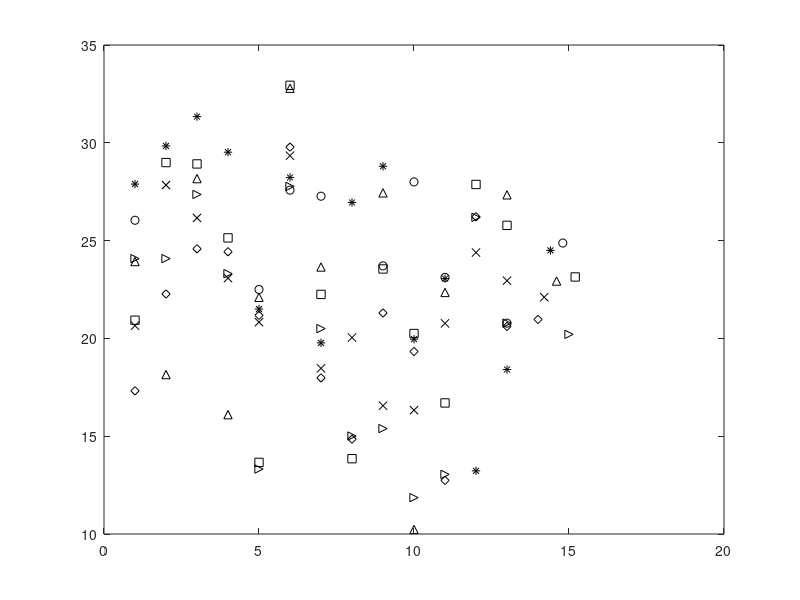

MATLAB code for this plot: (Note: this script raises an error after producing the figure.)
Names= ...
   ['Andreas Schreiber';	...
   'Christian        '; ...
   'Denise Duhme     '; ...
   'Frank Wefers     '; ...
   'Kathrin          '; ...
   'Malte            '; ...
   'Marc             '; ...
   'Michael Oetjen   '; ...
   'Michael Otto     '; ...
   'Torsten          '; ...
   'Vera Berg        '; ...
   'Martin           '; ...
   'Achim            '];

num = [1 2 3 4 5 6 7 8 9 10 11 12 13 14 14.2 14.4 14.6 14.8 15 15.2];

% unfiltered HNR
a	= [17.32	22.27	24.58	24.43	21.18	29.78	17.98	14.85	21.30	19.33	12.74	26.22	20.61];
e	= [20.65	27.84	26.16	23.08	20.83	29.34	18.47	20.04	16.56	16.33	20.77	24.39	22.95];
i	= [27.89	29.84	31.34	29.52	21.50	28.23	19.77	26.95	28.80	19.96	23.06	13.23	18.41];
o	= [23.93	18.15	28.17	16.10	22.10	32.79	23.65	NaN 	27.44	10.23	22.35	NaN 	27.34];
u	= [26.04	NaN 	NaN 	NaN 	22.50	27.58	27.27	NaN 	23.71	28.00	23.12	NaN 	20.78];
ae= [24.08	24.08	27.36	23.31	13.32	27.77	20.50	15.01	15.39	11.86	13.05	26.19	20.78];
p	= [20.93	28.99	28.92	25.14	13.66	32.94	22.25	13.85	23.55	20.25	16.70	27.87	25.78];


% filtered HNR
% a = [23.15	27.96	26.54	30.07	25.65	36.98	23.95	21.93	27.59	24.17	16.98	29.99	28.88];
% e = [21.82	30.07	26.88	27.10	22.75	30.49	19.75	23.40	16.58	16.85	21.75	30.98	24.68];
% i = [29.43	32.09	32.76	31.59	24.18	29.28	20.34	27.99	30.27	19.96	23.82	15.94	21.65];
% o = [33.20	37.90	45.17	36.28	24.36	42.82	33.40	NaN 	39.90	28.13	32.21	NaN 	42.21];
% u = [42.65	NaN 	NaN 	NaN 	24.40	42.57	40.58	NaN 	41.92	39.19	35.31	NaN 	35.55];
% ae= [26.57	26.57	30.26	27.11	19.46	29.31	23.26	20.40	16.03	11.75	13.46	29.69	35.55];
% p = [25.97	40.59	36.73	34.50	19.67	47.37	31.67	25.50	32.71	28.63	23.82	33.38	34.71];


a_av = mean(a(find(a>0)));
e_av = mean(e(find(e>0)));
i_av = mean(i(find(i>0)));
o_av = mean(o(find(o>0)));
u_av = mean(u(find(u>0)));
aeav = mean(ae(find(ae>0)));
p_av = mean(p(find(p>0)));

a_st = std(a(find(a>0)),1);
e_st = std(e(find(e>0)),1);
i_st = std(i(find(i>0)),1);
o_st = std(o(find(o>0)),1);
u_st = std(u(find(u>0)),1);
aest = std(ae(find(ae>0)),1);
p_st = std(p(find(p>0)),1);

hold off
idx=1;plot([num(1:13) num(13+idx)], [a, a_av], 'dk'); hold on
idx=2;plot([num(1:13) num(13+idx)], [e, e_av], 'xk'); hold on
idx=3;plot([num(1:13) num(13+idx)], [i, i_av], '*k'); hold on
idx=4;plot([num(1:13) num(13+idx)], [o, o_av], '^k'); hold on
idx=5;plot([num(1:13) num(13+idx)], [u, u_av], 'ok'); hold on
idx=6;plot([num(1:13) num(13+idx)], [ae,aeav], '>k'); hold on
idx=7;plot([num(1:13) num(13+idx)], [p, p_av], 'sk');
legend(['a  '; 'e  '; 'i  '; 'o  '; 'u  '; 'ae '; 'pow'],3)
idx=1; line([num(13+idx) num(13+idx)], [a_av-a_st a_av+a_st]);
idx=2; line([num(13+idx) num(13+idx)], [e_av-e_st e_av+e_st]);
idx=3; line([num(13+idx) num(13+idx)], [i_av-i_st i_av+i_st]);
idx=4; line([num(13+idx) num(13+idx)], [o_av-o_st o_av+o_st]);
idx=5; line([num(13+idx) num(13+idx)], [u_av-u_st u_av+u_st]);
idx=6; line([num(13+idx) num(13+idx)], [aeav-aest aeav+aest]);
idx=7; line([num(13+idx) num(13+idx)], [p_av-p_st p_av+p_st]);
